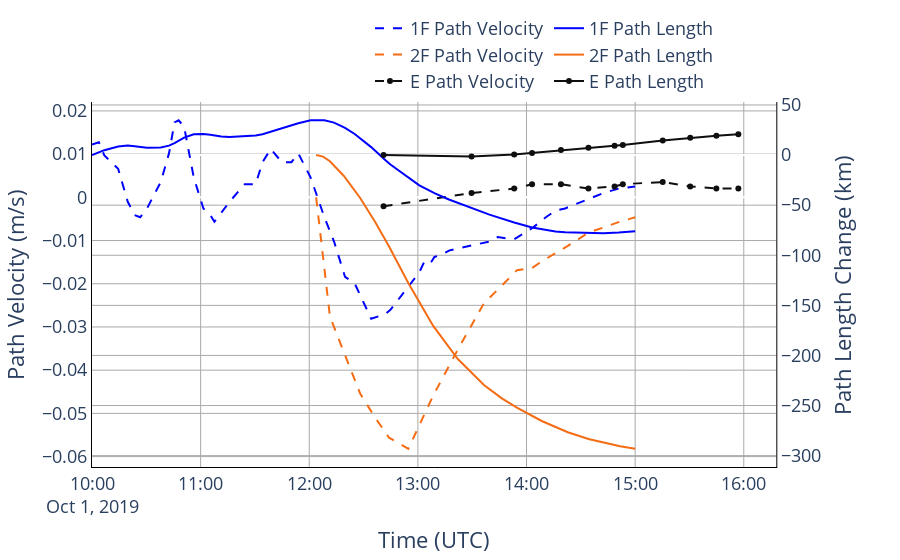

Source (notebook cell):
### Code cell
pathvel_1F, pathlen_1F = pathcalcs(F1)
pathvel_2F, pathlen_2F = pathcalcs(F2.reset_index())
pathvel_E, pathlen_E = pathcalcs(E.reset_index())

# Create figure with secondary y-axis
fig = make_subplots(specs=[[{"secondary_y": True}]])

# Add traces
fig.add_trace(
    go.Scatter(x=F1['Date'], y=pathvel_1F, name="1F Path Velocity", line={'dash': 'dash', 'color': color_1F}),
    secondary_y=False,
)

fig.add_trace(
    go.Scatter(x=F1['Date'], y=pathlen_1F, name="1F Path Length", line_color = color_1F),
    secondary_y=True,
)

# # Add figure title
# fig.update_layout(
#     title_text="Double Y Axis Example"
# )

# Set x-axis title
fig.update_xaxes(title_text="UTC Time")

# Set y-axes titles
fig.update_yaxes(title_text="Path Velocity (m/s)", secondary_y=False)
fig.update_yaxes(title_text="Path Length Change (km)", secondary_y=True)

#############################################################################################
# Let's repeat that for 2F...

# pathlen_2F = pathvel_2F.cumsum()
# pathlen_2F = np.trapz(pathvel_2F)

# Add traces
fig.add_trace(
    go.Scatter(x=F2['Date'], y=pathvel_2F, name="2F Path Velocity", line={'dash': 'dash', 'color': color_2F}),
    secondary_y=False,
)

fig.add_trace(
    go.Scatter(x=F2['Date'], y=pathlen_2F, name="2F Path Length", line_color = color_2F),
    secondary_y=True,
)

#############################################################################################
# And for E....

# Add traces
fig.add_trace(
    go.Scatter(x=E['Date'], y=pathvel_E, name="E Path Velocity", line={'dash': 'dash', 'color': color_E}),
    secondary_y=False,
)

fig.add_trace(
    go.Scatter(x=E['Date'], y=pathlen_E, name="E Path Length", line_color = color_E),
    secondary_y=True,
)
################################################################################################

fontoptions(fig)

fig.update_layout(legend=dict(
    orientation="h",
    yanchor="bottom",
    y=1,
    xanchor="right",
    x=.8
))

# Set x-axis title
fig.update_xaxes(title_text="Time (UTC)")

# Set y-axes titles
fig.update_yaxes(title_text="Path Velocity (m/s)", secondary_y=False)
fig.update_yaxes(title_text="Path Length Change (km)", secondary_y=True)


fig.show()
fig.write_html("plots/"+ "PathVel" + "_plot.html", include_plotlyjs="cdn")
# fig.write_image("plots/9c.png")
